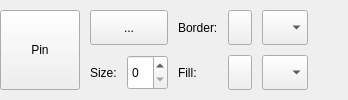
          <widget class="QWidget" name="mDrawTab">
           <attribute name="title">
            <string>Draw</string>
           </attribute>
           <layout class="QGridLayout" name="gridLayout_4">
            <property name="leftMargin">
             <number>0</number>
            </property>
            <property name="topMargin">
             <number>10</number>
            </property>
            <property name="rightMargin">
             <number>0</number>
            </property>
            <property name="bottomMargin">
             <number>10</number>
            </property>
            <property name="horizontalSpacing">
             <number>10</number>
            </property>
            <property name="verticalSpacing">
             <number>0</number>
            </property>
            <item row="0" column="2">
             <spacer name="horizontalSpacer_2">
              <property name="orientation">
               <enum>Qt::Horizontal</enum>
              </property>
              <property name="sizeHint" stdset="0">
               <size>
                <width>40</width>
                <height>20</height>
               </size>
              </property>
             </spacer>
            </item>
            <item row="0" column="0">
             <widget class="QgsRibbonButton" name="mPinButton">
              <property name="sizePolicy">
               <sizepolicy hsizetype="Maximum" vsizetype="Fixed">
                <horstretch>0</horstretch>
                <verstretch>0</verstretch>
               </sizepolicy>
              </property>
              <property name="minimumSize">
               <size>
                <width>80</width>
                <height>80</height>
               </size>
              </property>
              <property name="maximumSize">
               <size>
                <width>114</width>
                <height>80</height>
               </size>
              </property>
              <property name="text">
               <string>Pin</string>
              </property>
              <property name="iconSize">
               <size>
                <width>32</width>
                <height>32</height>
               </size>
              </property>
             </widget>
            </item>
            <item row="0" column="1">
             <layout class="QGridLayout" name="mGridLayoutRedlining">
              <property name="spacing">
               <number>10</number>
              </property>
              <item row="1" column="2">
               <widget class="QLabel" name="mLabelRedliningFillColor">
                <property name="text">
                 <string>Fill:</string>
                </property>
               </widget>
              </item>
              <item row="0" column="2">
               <widget class="QLabel" name="mLabelRedliningBorderColor">
                <property name="text">
                 <string>Border:</string>
                </property>
               </widget>
              </item>
              <item row="0" column="0" colspan="2">
               <widget class="QToolButton" name="mToolButtonRedliningNewObject">
                <property name="sizePolicy">
                 <sizepolicy hsizetype="Preferred" vsizetype="Preferred">
                  <horstretch>0</horstretch>
                  <verstretch>0</verstretch>
                 </sizepolicy>
                </property>
                <property name="text">
                 <string>...</string>
                </property>
                <property name="iconSize">
                 <size>
                  <width>24</width>
                  <height>24</height>
                 </size>
                </property>
                <property name="toolButtonStyle">
                 <enum>Qt::ToolButtonTextBesideIcon</enum>
                </property>
               </widget>
              </item>
              <item row="0" column="3">
               <widget class="QgsColorButtonV2" name="mToolButtonRedliningBorderColor">
                <property name="sizePolicy">
                 <sizepolicy hsizetype="Preferred" vsizetype="Preferred">
                  <horstretch>0</horstretch>
                  <verstretch>0</verstretch>
                 </sizepolicy>
                </property>
               </widget>
              </item>
              <item row="1" column="3">
               <widget class="QgsColorButtonV2" name="mToolButtonRedliningFillColor">
                <property name="sizePolicy">
                 <sizepolicy hsizetype="Preferred" vsizetype="Preferred">
                  <horstretch>0</horstretch>
                  <verstretch>0</verstretch>
                 </sizepolicy>
                </property>
               </widget>
              </item>
              <item row="1" column="0">
               <widget class="QLabel" name="mLabelRedliningSize">
                <property name="text">
                 <string>Size:</string>
                </property>
               </widget>
              </item>
              <item row="0" column="4">
               <widget class="QComboBox" name="mComboBoxRedliningBorderStyle">
                <property name="sizePolicy">
                 <sizepolicy hsizetype="Preferred" vsizetype="Preferred">
                  <horstretch>0</horstretch>
                  <verstretch>0</verstretch>
                 </sizepolicy>
                </property>
                <property name="sizeAdjustPolicy">
                 <enum>QComboBox::AdjustToMinimumContentsLength</enum>
                </property>
                <property name="minimumContentsLength">
                 <number>2</number>
                </property>
               </widget>
              </item>
              <item row="1" column="4">
               <widget class="QComboBox" name="mComboBoxRedliningFillStyle">
                <property name="sizePolicy">
                 <sizepolicy hsizetype="Preferred" vsizetype="Preferred">
                  <horstretch>0</horstretch>
                  <verstretch>0</verstretch>
                 </sizepolicy>
                </property>
                <property name="sizeAdjustPolicy">
                 <enum>QComboBox::AdjustToMinimumContentsLength</enum>
                </property>
                <property name="minimumContentsLength">
                 <number>2</number>
                </property>
               </widget>
              </item>
              <item row="1" column="1">
               <widget class="QSpinBox" name="mSpinBoxRedliningSize">
                <property name="sizePolicy">
                 <sizepolicy hsizetype="Minimum" vsizetype="Preferred">
                  <horstretch>0</horstretch>
                  <verstretch>0</verstretch>
                 </sizepolicy>
                </property>
               </widget>
              </item>
             </layout>
            </item>
           </layout>
          </widget>
